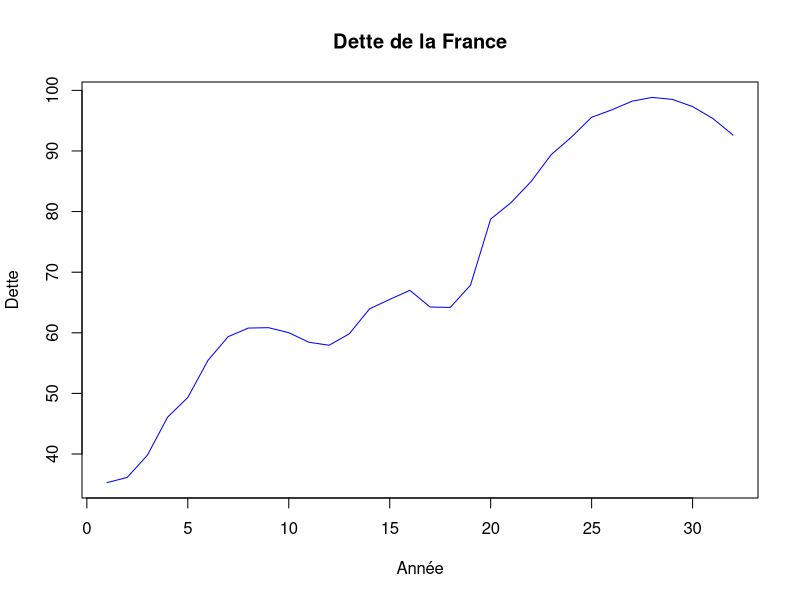

Write R code to recreate this figure. (Note: this script raises an error after producing the figure.)
## ---- chunk 1
data <- read.csv("archive/Dette_parpays.csv", header = TRUE)
head(data)
## ---- chunk 2
summary(data)
## ---- chunk 3
# Suppression des colonnes 'Region' et 'Image.URL' sans utiliser dplyr
data <- data[, !(names(data) %in% c("region", "Image.URL"))]


for (colname in names(data)) {
  # Vérifie si le nom de la colonne commence par 'X' suivi de 4 chiffres
  if (grepl("^X[0-9]{4}$", colname)) {
    # Suppression des virgules et conversion en numérique
    data[[colname]] <- as.numeric(gsub(",", ".", data[[colname]]))

    # Renommage de la colonne pour enlever le 'X'
    names(data)[names(data) == colname] <- substr(colname, 2, nchar(colname))
  }
}

head(data)
## ---- chunk 4

library(tidyr)


long_data <- pivot_longer(data, cols = -Country.Name, names_to = "Année", values_to = "Dette")


df <- pivot_wider(long_data, names_from = Country.Name, values_from = Dette)
df <- as.data.frame(df)
head(df)

# Mettre la colonne année en rownames
rownames(df) <- df$Année
head(df)

# enlever la colonne année
df <- df[, !(names(df) %in% c("Année"))]
head(df)

# enlever toutes les colonnes qui ont au moins un 0 dans la colonne
df <- df[, colSums(df == 0) == 0]
head(df)


## ---- chunk 5

plot(df$France, type = "l", col = "blue", xlab = "Année", ylab = "Dette", main = "Dette de la France")

## ---- chunk 6
years <- 1990:2021
ndf <- cbind(years,df)
data_longer <-  ndf%>%pivot_longer(!years, names_to="pays", values_to="Dette")
head(data_longer)
## ---- chunk 7
ggplot(data_longer, aes(x=years, y=Dette, color=pays)) + geom_line() +  
  xlab("Années") +
  ylab("Dette") +
  ggtitle("Figure 1:  Dette  pour chaque pays au cours du temps ")
## ---- chunk 8
ggplot(data = data_longer,aes(x =pays, y = Dette)) +
  geom_boxplot() +
  xlab("Pays") +
  ylab("Distribution de la variable d'intérêt")+
  coord_flip()+ 
  ggtitle("Figure 2: Boxplot comparatifs")
